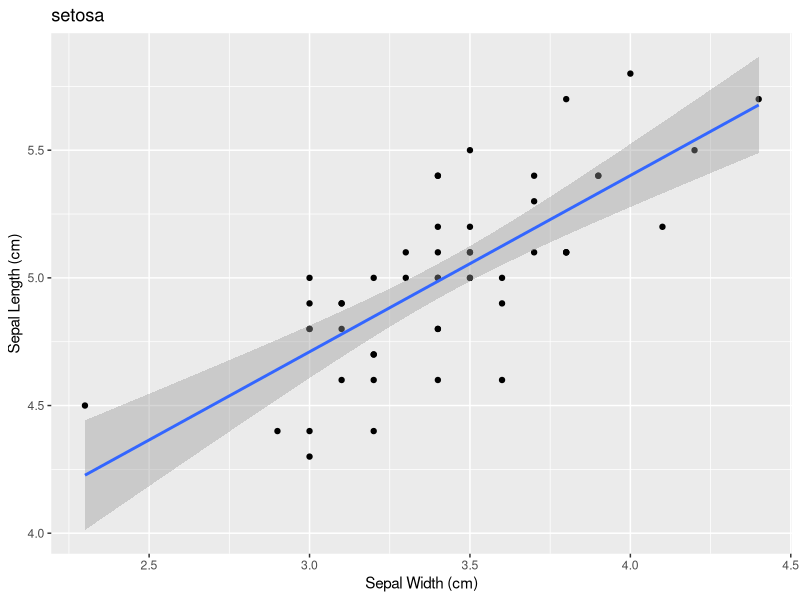

Write the R code that produced this figure.
## ---- chunk 1
knitr::opts_chunk$set(echo = TRUE)
## ---- chunk 2
# Week 10 pres.
rm(list = ls())
data(iris) # measurement in centimeters
library(dplyr)
se <- iris %>% filter(Species == "setosa")
## ---- chunk 3
# lm btw sepal length and width
model1<- lm(Sepal.Length~Sepal.Width, se) # checking the relationship betwenn sepal width and length
summary(model1)
## ---- chunk 4
# graphical illustration
library(ggplot2)
ggplot(se) + aes(x = Sepal.Width, y = Sepal.Length) + geom_point() + # structure of ggplot
  labs(title = "setosa", x = "Sepal Width (cm)", y = "Sepal Length (cm)") + # title, xlab, ylab 
  stat_smooth(method = "lm", ) # reg line
## ---- chunk 5
# checking all the variables within setosa
model2 <- lm(Sepal.Length~., se[,1:4])
summary(model2)

## ---- chunk 6
sigma(model1)/mean(iris$Sepal.Length)
sigma(model2)/mean(iris$Sepal.Length)
## ---- chunk 7
MASS::stepAIC(model2)
fore <- MASS::stepAIC(model2, direction = "forward")
back <- MASS::stepAIC(model2, direction = "backward")
